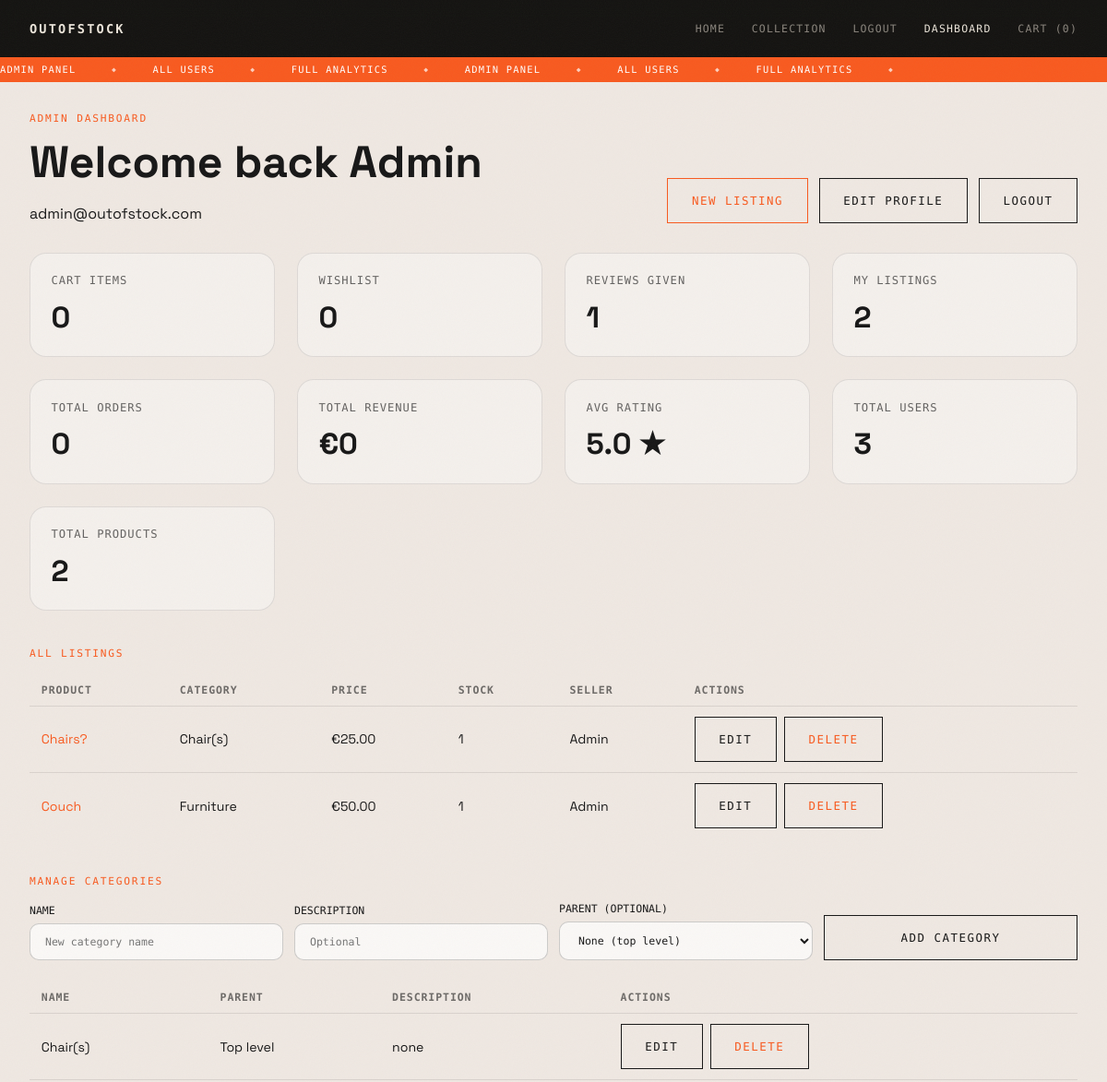
Before: /dashboard/ (signed in, upper part) with the older database file.
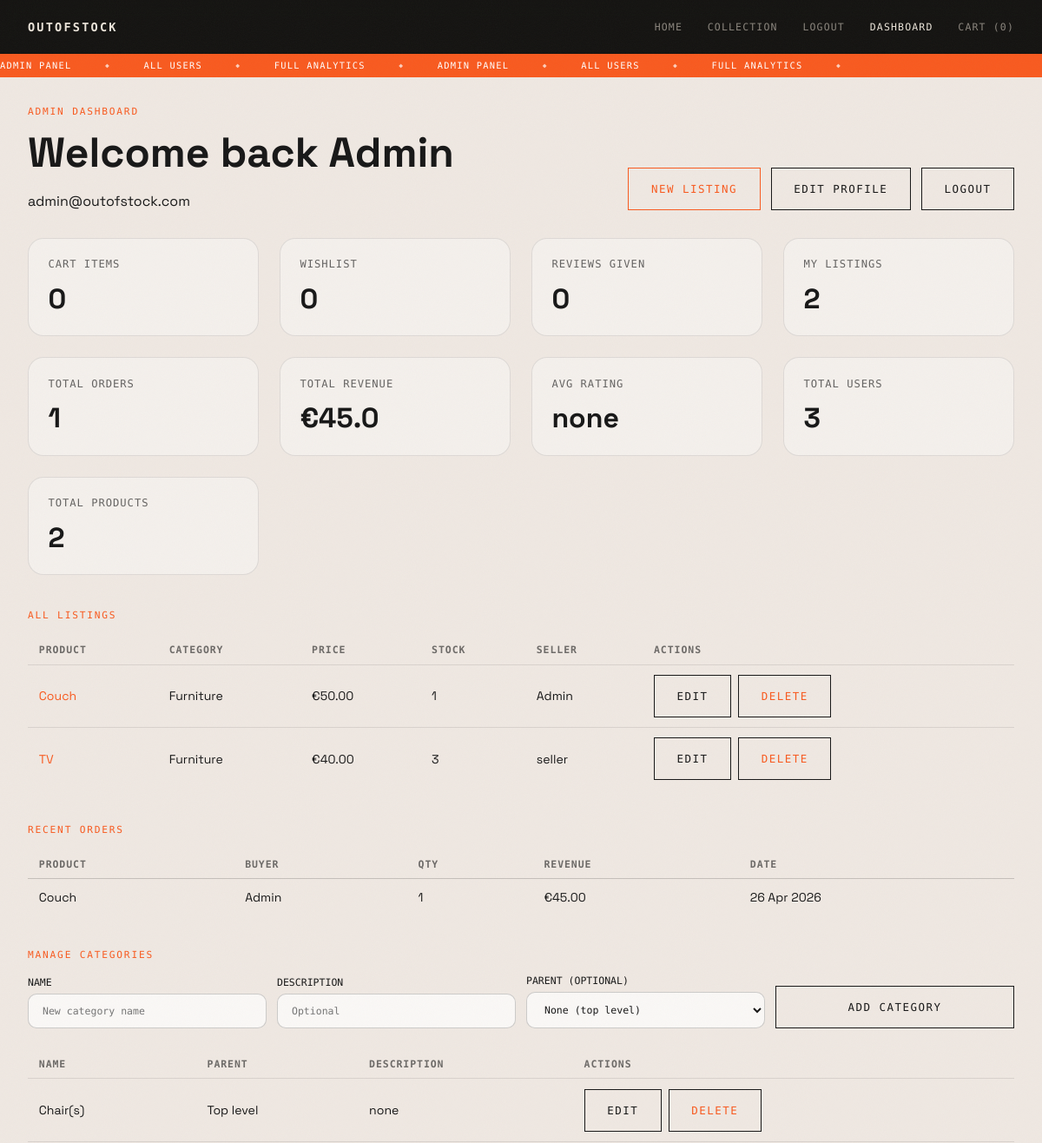
After: the same page with the newer database file.
### store/models.py (models this page shows, shortened)
class Product(models.Model):
    owner       = models.ForeignKey(User, on_delete=models.CASCADE, related_name='products', null=True, blank=True)
    category    = models.ForeignKey(Category, on_delete=models.CASCADE)
    name        = models.CharField(max_length=150)
    brand       = models.CharField(max_length=100, blank=True)
    description = models.TextField()
    price       = models.DecimalField(max_digits=8, decimal_places=2)
    image       = models.ImageField(upload_to='products/', blank=True, null=True)
    stock       = models.PositiveIntegerField(default=0)

class Category(models.Model):
    name        = models.CharField(max_length=100)
    description = models.TextField(blank=True)
    parent      = models.ForeignKey(
        'self',
        on_delete=models.SET_NULL,
        null=True,
        blank=True,
        related_name='subcategories'
    )
    class Meta:
        verbose_name_plural = 'Categories'

class Order(models.Model):
    buyer       = models.ForeignKey(User, on_delete=models.CASCADE, related_name='orders')
    product     = models.ForeignKey(Product, on_delete=models.CASCADE, related_name='orders')
    quantity    = models.PositiveIntegerField(default=1)
    total_price = models.DecimalField(max_digits=10, decimal_places=2)
    created_at  = models.DateTimeField(auto_now_add=True)

### store/views.py (the view)
# urls.py: path('dashboard/',                          views.dashboard,            name='dashboard'),
@login_required
def dashboard(request):
    role = get_role(request.user)
    cart_items = CartItem.objects.filter(user=request.user)
    cart_count = 0
    for item in cart_items:
        cart_count += item.quantity
    recent_views = RecentlyViewed.objects.filter(user=request.user).order_by('-viewed_at')[:6]
    context = {
        'role': role,
        'cart_items': cart_items,
        'cart_count': cart_count,
        'wishlist_items': WishlistItem.objects.filter(user=request.user),
        'review_count': Review.objects.filter(user=request.user).count(),
        'categories': Category.objects.filter(parent=None),
        'recent_views': recent_views,
    }
    if role == 'seller' or role == 'admin':
        if role == 'admin':
            my_products = Product.objects.all()
            orders = Order.objects.all().order_by('-created_at')
        else:
            my_products = Product.objects.filter(owner=request.user)
            orders = Order.objects.filter(product__owner=request.user).order_by('-created_at')
        total_revenue = 0
        for o in orders:
            total_revenue += float(o.total_price)
        avg_rating_all = None
        all_ratings = Review.objects.filter(product__in=my_products)
        if all_ratings.count() > 0:
            rtotal = 0
            for r in all_ratings:
                rtotal += r.rating
            avg_rating_all = round(rtotal / all_ratings.count(), 1)
        context['my_products'] = my_products
        context['orders'] = orders[:10]
        context['total_revenue'] = round(total_revenue, 2)
        context['total_orders'] = orders.count()
        context['avg_rating_all'] = avg_rating_all
        context['product_count'] = my_products.count()
    if role == 'admin':
        context['total_users'] = User.objects.count()
        context['total_products'] = Product.objects.count()
        context['all_users'] = User.objects.all()
        context['all_categories'] = Category.objects.all()
    return render(request, 'store/dashboard.html', context)

### store/views.py (called while the page is built)
def get_role(user):
    if user.is_staff:
        return 'admin'
    try:
        return user.profile.role
    except:
        return 'buyer'

### store/templates/store/dashboard.html (shortened to what the changed rows need)
{% load static %}
<!DOCTYPE html>
<html lang="en">
<head>
  <link rel="stylesheet" href="{% static 'store/css/shared.css' %}">
  <link rel="stylesheet" href="{% static 'store/css/dashboard.css' %}">
</head>
<body class="theme-light inner-page-body">
  <main class="inner-page">
    <section class="dashboard-header">
      <div>
        <h1>Welcome back {{ user.username }}</h1>
      </div>
    </section>
    <section class="stats-grid">
      <article class="stat-card">
        <span>Reviews given</span>
        <strong>{{ review_count }}</strong>
      </article>
      {% if role == 'seller' or role == 'admin' %}
      <article class="stat-card">
        <span>My listings</span>
        <strong>{{ product_count }}</strong>
      </article>
      <article class="stat-card">
        <span>Total orders</span>
        <strong>{{ total_orders }}</strong>
      </article>
      <article class="stat-card">
        <span>Total revenue</span>
        <strong>&#8364;{{ total_revenue }}</strong>
      </article>
      <article class="stat-card">
        <span>Avg rating</span>
        <strong>{% if avg_rating_all %}{{ avg_rating_all|floatformat:1 }} &#9733;{% else %}none{% endif %}</strong>
      </article>
      {% endif %}
    </section>
    {% if role == 'seller' or role == 'admin' %}
    <section style="margin-top:2.5rem;">
      {% if my_products %}
      <table class="analytics-table">
        <thead>
          <tr>
            <th>Product</th>
            <th>Category</th>
            <th>Price</th>
            <th>Stock</th>
            {% if role == 'admin' %}<th>Seller</th>{% endif %}
            <th>Actions</th>
          </tr>
        </thead>
        <tbody>
          {% for product in my_products %}
          <tr>
            <td><a href="{% url 'product_detail' product.id %}">{{ product.name }}</a></td>
            <td>{{ product.category.name }}</td>
            <td>&#8364;{{ product.price }}</td>
            <td>{{ product.stock }}</td>
            {% if role == 'admin' %}<td>{{ product.owner.username|default:"none" }}</td>{% endif %}
            <td>
              <div class="row-actions">
                <button class="ghost-btn" data-edit-btn="{{ product.id }}">Edit</button>
                <a href="{% url 'delete_listing' product.id %}" class="ghost-btn" data-delete-listing>Delete</a>
              </div>
            </td>
          </tr>
          {% endfor %}
        </tbody>
      </table>
      {% else %}
        <p>No listings yet. Click New Listing to add your first product.</p>
      {% endif %}
    </section>
    {% if orders %}
    <section style="margin-top:2.5rem;">
      <p class="section-label">RECENT ORDERS</p>
      <table class="analytics-table">
        <thead>
          <tr>
            <th>Product</th>
            <th>Buyer</th>
            <th>Qty</th>
            <th>Revenue</th>
            <th>Date</th>
          </tr>
        </thead>
        <tbody>
          {% for order in orders %}
          <tr>
            <td>{{ order.product.name }}</td>
            <td>{{ order.buyer.username }}</td>
            <td>{{ order.quantity }}</td>
            <td>&#8364;{{ order.total_price }}</td>
            <td>{{ order.created_at|date:"d M Y" }}</td>
          </tr>
          {% endfor %}
        </tbody>
      </table>
    </section>
    {% endif %}
    {% endif %}
    {% if role == 'admin' %}
    <section style="margin-top:2.5rem;">
      <table class="analytics-table">
        <thead>
          <tr><th>Name</th><th>Parent</th><th>Description</th><th>Actions</th></tr>
        </thead>
        <tbody>
          {% for cat in all_categories %}
          <tr>
            <td>{{ cat.name }}</td>
            <td>{{ cat.parent.name|default:"Top level" }}</td>
            <td>{{ cat.description|default:"none" }}</td>
            <td>
              <div class="row-actions">
                <button class="ghost-btn" data-edit-cat="{{ cat.id }}">Edit</button>
                <a href="{% url 'delete_category' cat.id %}" class="ghost-btn" onclick="return confirm('Delete {{ cat.name }}?')">Delete</a>
              </div>
            </td>
          </tr>
          {% endfor %}
        </tbody>
      </table>
    </section>
    {% endif %}
  </main>
</body>
</html>

Changed rows visible on the page:
removed Product: name "Chairs?", category.name "Chair(s)", price "25.00", stock "1", owner.username "Admin"
added Product: name "TV", category.name "Furniture", price "40.00", stock "3", owner.username "seller"
added Order: product.name "Couch", buyer.username "Admin", quantity "1", total_price "45.00", created_at "26 Apr 2026"
Other visible differences:
{{ review_count }}: "1" → "0"
{{ total_orders }}: "0" → "1"
{{ total_revenue }}: "0" → "45.0"
{{ avg_rating_all|floatformat:1 }}: "5.0" → (not shown)
text now shown: "none RECENT ORDERS PRODUCT BUYER QTY REVENUE DATE"
